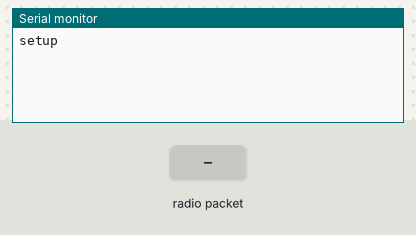
Recording of a sketch running on a simulated Arduino Uno, built with avr-gcc and run on an emulated ATmega328P. On the bench: the last lines printed to the serial monitor. Inputs (shaded band) come from the test bench. No radio packets arrive unless stated.

Above: at 2.2 s.
2.3 s: radio packet "1" arrives
At 3.4 s:
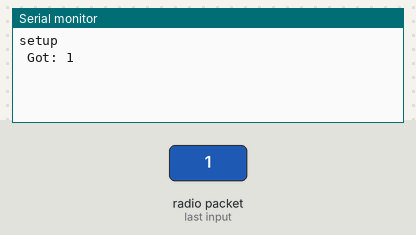
3.8 s: radio packet "0" arrives
At 4.6 s:
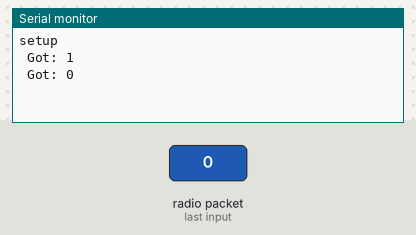
5.3 s: radio packet "2" arrives
At 5.7 s:
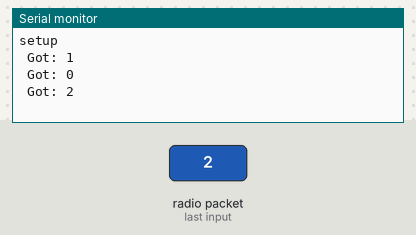

The sketch:

working_receive.ino
```cpp
// receive

#include <VirtualWire.h>

const int led_pin = 2;
//const int transmit_pin = 12;
const int receive_pin = 13;
const int transmit_en_pin = 4;

void setup()
{
    delay(1000);
    Serial.begin(9600);	// Debugging only
    Serial.println("setup");
//    pinMode(led_pin, OUTPUT);

    // Initialise the IO and ISR
    //vw_set_tx_pin(transmit_pin);
    vw_set_rx_pin(receive_pin);
    vw_set_ptt_pin(transmit_en_pin);
    //vw_set_ptt_inverted(true); // Required for DR3100
    vw_setup(2400);	 // Bits per sec

    vw_rx_start();       // Start the receiver PLL running
}

void loop()
{
    uint8_t buf[VW_MAX_MESSAGE_LEN];
    uint8_t buflen = VW_MAX_MESSAGE_LEN;
    // Serial.println(VW_MAX_MESSAGE_LEN);

    //uint8_t buf[5];
    //uint8_t buflen = 5;

    if (vw_get_message(buf, &buflen)) // Non-blocking
    {
//        digitalWrite(led_pin, HIGH); // Flash a light to show received good message
        // Message with a good checksum received, print it.
        Serial.print("\n Got: ");

        for (int i = 0; i < buflen; i++) {
            //Serial.print(buf[i], HEX);
//            the_char = buf[i];
            Serial.write(buf[i]);
            //Serial.print(buf[i]);
        }
        //Serial.print("\n");
//        delay(1000);
//        digitalWrite(led_pin, LOW);
//        delay(1000);
    }
    /*
    else
    {
        Serial.println("No Data");
        delay(1000);
    }
    */
}
```

Measured:
- after the input at 2.3 s, the serial monitor: prints a new line at once (image 1)
- after the input at 3.8 s, the serial monitor: prints a new line at once (image 2)
- after the input at 5.3 s, the serial monitor: prints a new line at once (image 3)
